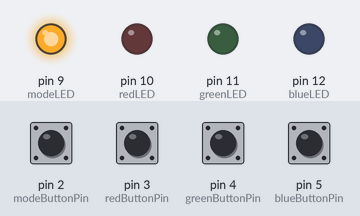
Simulated run of this sketch. Board: Arduino Uno, built with avr-gcc and run on an emulated ATmega328P. Shown: output pins drawn as LEDs (lit = HIGH). The test bench sets the inputs (shaded band); at power-on: pin 2 (modeButtonPin), pin 3 (redButtonPin), pin 4 (greenButtonPin), pin 5 (blueButtonPin) LOW.

Above: at 1.2 s.
1.3 s: pin 2 (modeButtonPin) pulled HIGH for 0.15 s
At 2.5 s:
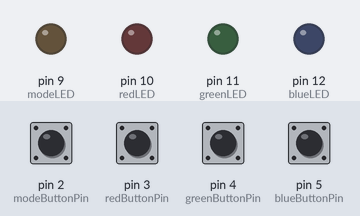
2.9 s: pin 3 (redButtonPin) pulled HIGH for 0.15 s
At 3.9 s:
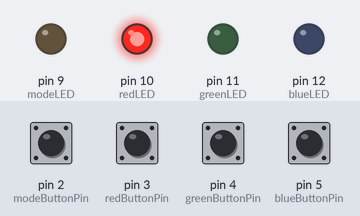
4.5 s: pin 4 (greenButtonPin) pulled HIGH for 0.15 s
At 5.1 s:
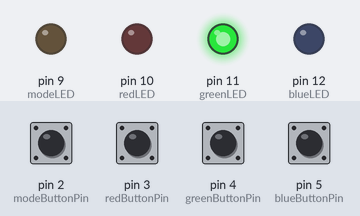
6.1 s: pin 5 (blueButtonPin) pulled HIGH for 0.15 s
At 7.3 s:
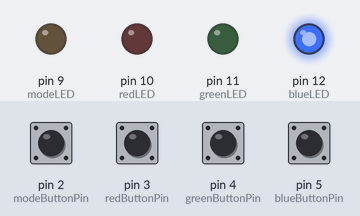
7.7 s: pin 2 (modeButtonPin) pulled HIGH for 1 s
At 8.8 s:
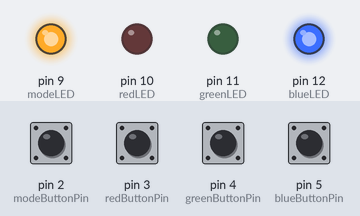
10.2 s: pin 3 (redButtonPin) pulled HIGH for 1 s
At 10.7 s:
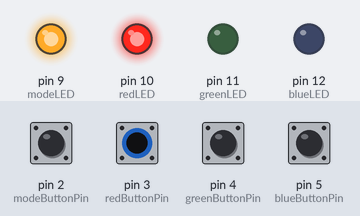
Timing chart, 0 to 13.2 s (numbered marks = the images above; inputs shaded):
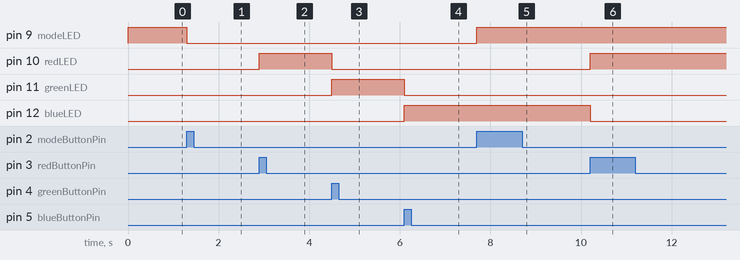

Measured:
- after the input at 1.3 s, pin 9 (modeLED): HIGH → LOW at once
- after the input at 2.9 s, pin 10 (redLED): LOW → HIGH at once
- after the input at 4.5 s, pin 10 (redLED): HIGH → LOW at once; pin 11 (greenLED): LOW → HIGH at once
- after the input at 6.1 s, pin 11 (greenLED): HIGH → LOW at once; pin 12 (blueLED): LOW → HIGH at once
- after the input at 7.7 s, pin 9 (modeLED): LOW → HIGH at once
- after the input at 10.2 s, pin 10 (redLED): LOW → HIGH at once; pin 12 (blueLED): HIGH → LOW at once

The sketch:

ArduinoModeSwitching.ino
```cpp
// Buttons
int modeButtonPin = 2;
int redButtonPin = 3;
int greenButtonPin = 4;
int blueButtonPin = 5;

// LEDs
int modeLED       = 9;
int redLED        = 10;
int greenLED      = 11;
int blueLED       = 12;

int modeButtonState = HIGH;
int modeButtonReading;
int modeButtonPrevious = LOW;

int redButtonState = 0;
int greenButtonState = 0;
int blueButtonState = 0;

String drawColor = "";

// the following variables are long's because the time, measured in miliseconds,
// will quickly become a bigger number than can be stored in an int.
long time = 0;         // the last time the output pin was toggled
long debounce = 200;   // the debounce time, increase if the output flickers

void setup() {

  // Buttons
  pinMode(modeButtonPin, INPUT);
  pinMode(redButtonPin, INPUT);
  pinMode(greenButtonPin, INPUT);
  pinMode(blueButtonPin, INPUT);

  // LEDs
  pinMode(modeLED, OUTPUT);
  pinMode(redLED, OUTPUT);
  pinMode(greenLED, OUTPUT);
  pinMode(blueLED, OUTPUT);
}

void loop() {

  // Control MODE SWITCHING
  checkMode();

  // Control color
  checkColor();
}

void checkMode() {

  modeButtonReading = digitalRead(modeButtonPin);

  // if the input just went from LOW and HIGH and we've waited long enough
  // to ignore any noise on the circuit, toggle the output pin and remember
  // the time
  if (modeButtonReading == HIGH && modeButtonPrevious == LOW && millis() - time > debounce) {
    if (modeButtonState == HIGH)
      modeButtonState = LOW;  // switch DRAWING MODE off
    else
      modeButtonState = HIGH; // switch DRAWING MODE on

    Serial.println("MODE: " + modeButtonState);
    time = millis();
  }

  digitalWrite(modeLED, modeButtonState);

  modeButtonPrevious = modeButtonReading;
}

void checkColor() {

  /*if (modeButtonState == LOW) {
    digitalWrite(redLED, LOW);
    digitalWrite(greenLED, LOW);
    digitalWrite(blueLED, LOW);
    return;
  }*/

  redButtonState = digitalRead(redButtonPin);
  greenButtonState = digitalRead(greenButtonPin);
  blueButtonState = digitalRead(blueButtonPin);

  if (redButtonState == HIGH) {
    Serial.println("RED");
    digitalWrite(redLED, HIGH);
    digitalWrite(greenLED, LOW);
    digitalWrite(blueLED, LOW);
  } else if (greenButtonState == HIGH) {
    Serial.println("GREEN");
    digitalWrite(redLED, LOW);
    digitalWrite(greenLED, HIGH);
    digitalWrite(blueLED, LOW);
  } else if (blueButtonState == HIGH) {
    Serial.println("BLUE");
    digitalWrite(redLED, LOW);
    digitalWrite(greenLED, LOW);
    digitalWrite(blueLED, HIGH);
  }
}
```
